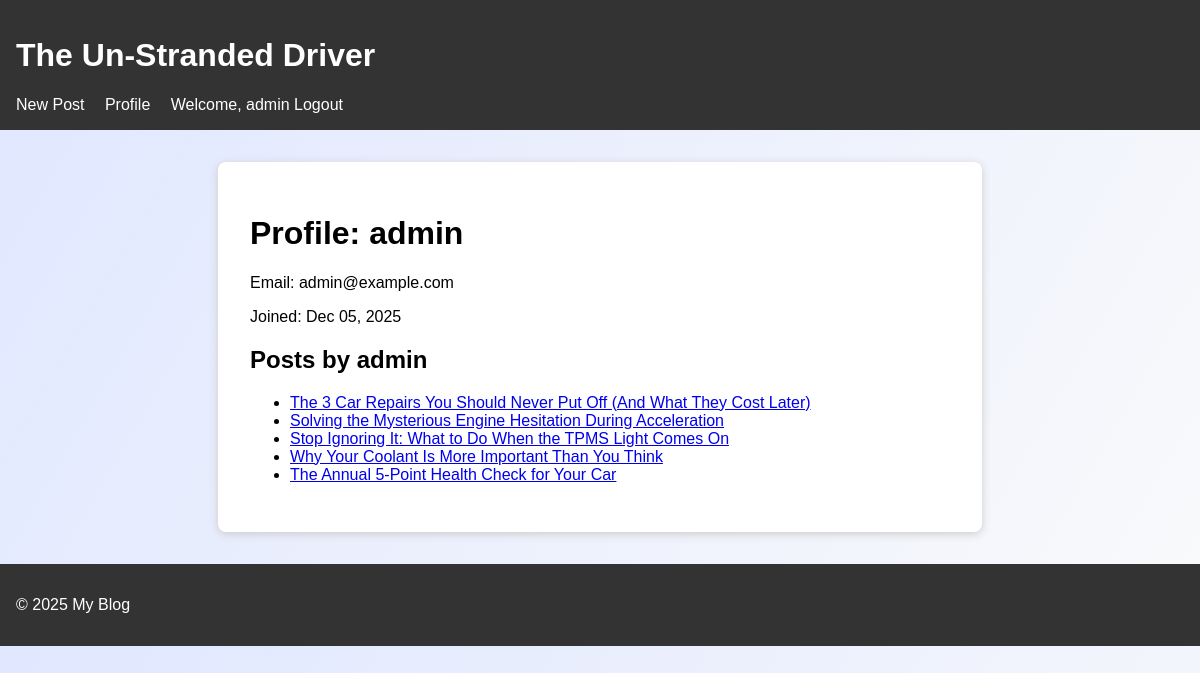
/profile/ (signed in), run on the app's committed database.
### blog/models.py (models this page shows, shortened)
class Post(models.Model):
	title = models.CharField(max_length=200)
	slug = models.SlugField(unique=True)
	author = models.ForeignKey(get_user_model(), on_delete=models.CASCADE, related_name='posts')
	content = models.TextField()
	image = models.ImageField(upload_to='post_images/', blank=True, null=True)
	created_at = models.DateTimeField(auto_now_add=True)
	updated_at = models.DateTimeField(auto_now=True)
	class Meta:
		ordering = ['-created_at']

### blog/views.py (the view)
# urls.py: path('profile/', views.profile, name='profile'),
@login_required
def profile(request, username=None):
	if username:
		user = get_object_or_404(User, username=username)
	else:
		user = request.user
	return render(request, 'blog/profile.html', {'profile_user': user})

### blog/templates/blog/profile.html
{% extends 'blog/base.html' %}
{% block content %}
  <h1>Profile: {{ profile_user.username }}</h1>
  <p>Email: {{ profile_user.email }}</p>
  <p>Joined: {{ profile_user.date_joined|date:'M d, Y' }}</p>
  <h2>Posts by {{ profile_user.username }}</h2>
  <ul>
    {% for post in profile_user.posts.all %}
      <li><a href="{% url 'blog:post_detail' slug=post.slug %}">{{ post.title }}</a></li>
    {% empty %}
      <li>No posts yet.</li>
    {% endfor %}
  </ul>
{% endblock %}

### blog/templates/blog/base.html (shortened to what this page needs)
{% load static %}
<!DOCTYPE html>
<html lang="en">
<head>
    <link rel="stylesheet" href="{% static 'blog/style.css' %}">
</head>
<body>
    <header>
        <h1><a href="{% url 'blog:post_list' %}" aria-label="Home">The Un-Stranded Driver</a></h1>
        <nav aria-label="Main navigation">
            <a href="{% url 'blog:post_create' %}" aria-label="Create new post">New Post</a>
            {% if user.is_authenticated %}
                <a href="{% url 'blog:profile' %}" aria-label="View profile">Profile</a>
                <span aria-live="polite">Welcome, {{ user.username }}</span>
                <a href="/admin/logout/" aria-label="Logout">Logout</a>
            {% else %}
                <a href="{% url 'blog:register' %}" aria-label="Register">Register</a>
                <a href="/admin/login/" aria-label="Login">Login</a>
            {% endif %}
        </nav>
    </header>
    <main>
        {% block content %}{% endblock %}
    </main>
    <footer>
        <p>&copy; {{ year|default:2025 }} My Blog</p>
    </footer>
</body>
</html>

### static/blog/style.css (style rules this page uses)
body { font-family: Arial, sans-serif; background: linear-gradient(120deg, #e0e7ff 0%, #f9fafb 100%); margin: 0; }
header, footer { background: #333; color: #fff; padding: 1em; }
header a, footer a { color: #fff; text-decoration: none; }
main { max-width: 700px; margin: 2em auto; background: #fff; padding: 2em; border-radius: 8px; box-shadow: 0 2px 8px #ccc; }
nav a { margin-right: 1em; }

### data on the page
Post: title "The 3 Car Repairs You Should Never Put Off (And What They Cost Later)"
Post: title "Solving the Mysterious Engine Hesitation During Acceleration"
Post: title "Stop Ignoring It: What to Do When the TPMS Light Comes On"
Post: title "Why Your Coolant Is More Important Than You Think"
Post: title "The Annual 5-Point Health Check for Your Car"

### other printed values
{{ user.username }} "admin"
{{ profile_user.username }} "admin"
{{ profile_user.email }} "admin@example.com"
{{ profile_user.date_joined|date:'M d, Y' }} "Dec 05, 2025"
{{ year|default:2025 }} "2025"
